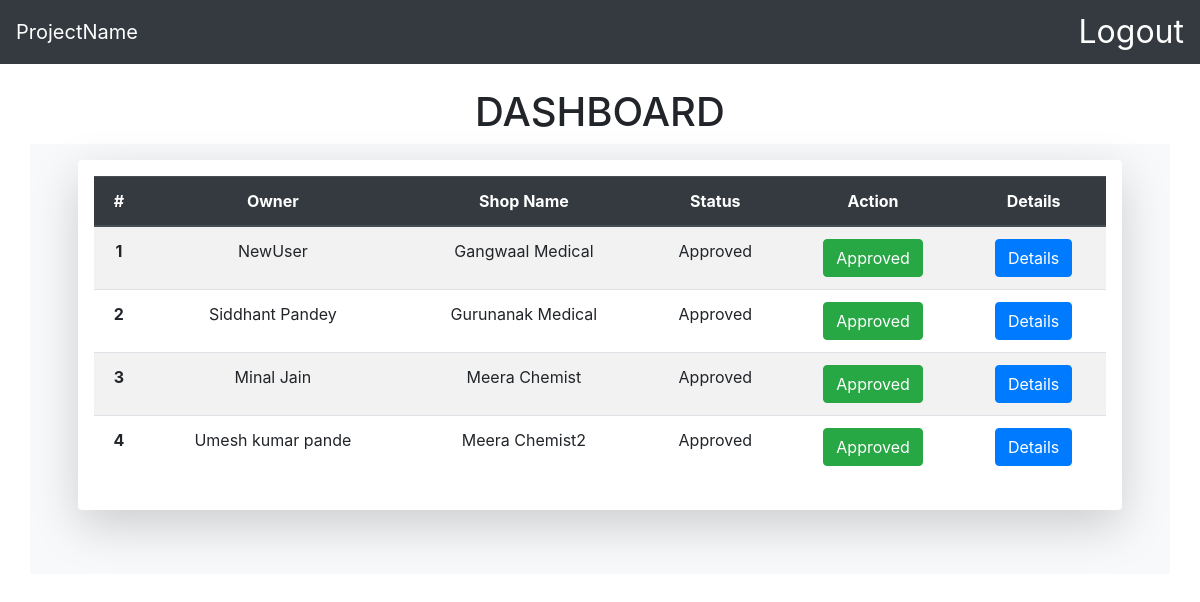
The app's page /sadmin/ (signed in) with its own data.
### startpage/models.py (models this page shows, shortened)
class RentVehichle(models.Model):
    username= models.ForeignKey(User,on_delete=models.CASCADE,null=True)
    ownername= models.CharField(max_length=200)
    shop_name=models.CharField(max_length=200)
    address=models.CharField(max_length=200,null=True)
    whatsapp_no=models.IntegerField(default=0)
    status=models.IntegerField(default=0)
    hdstatus=models.CharField(max_length=200,null=True)
    shop_registration = models.FileField(upload_to='vehichle registration',default='')
    shop_photo = models.ImageField(upload_to='vehichle images',default='')

### sadmin/views.py (the view)
# urls.py: path('',views.adminpage,name='adminhome'),
def adminpage(request):
    if not request.user.is_authenticated:
        return redirect('/login')
    else:
        if checkAdmin(request.user.id):
            return redirect('/login')
        m = RentVehichle.objects.all().order_by()[::-1]
        context = {'med':m}
        return render(request,'shome.html',context)

### sadmin/views.py (called while the page is built)
def checkAdmin(id):
    user = User.objects.get(id = id)
    muser = Muser.objects.get(muser = user)
    if muser.status == 1:
        return False
    else:
        return True

### sadmin/templates/shome.html (shortened to what this page needs)
<!doctype html>
<html lang="en">
  <head>
    <link rel="stylesheet" href="https://stackpath.bootstrapcdn.com/bootstrap/4.3.1/css/bootstrap.min.css">
  </head>
  <body>
    <nav class="navbar navbar-expand-lg navbar-light bg-dark justify-content-between"">
      <a class="navbar-brand" href="#" style="color:white;">ProjectName<br>
      </a>
      <a style="font-size: xx-large; color: white;"
    href="/logout"  >Logout</a>
    </nav>
  <br />
<div class="container px-lg-5">
  <center><h1>DASHBOARD</h1></center>
  <div class="row mx-lg-n5">
    <div class="col py-3 px-lg-5  bg-light">
      <div class="shadow-lg p-3 mb-5 bg-white rounded" style="text-align: center;">
        <div class="table-responsive">
    <table class="table table-striped">
        <thead class="thead-dark">
          <tr>
            <th scope="col">#</th>
            <th scope="col">Owner</th>
            <th scope="col">Shop Name</th>
            <th scope="col">Status</th>
            <th scope="col">Action</th>
            <th scope="col">Details</th>
          </tr>
        </thead>
        <tbody>
            {% for m in med %}
            {% if m.status == -1 %}
            <tr  >
              <th scope="row">{{forloop.counter}}</th>
              <td>{{m.ownername}}</td>
                  <td>{{m.shop_name}}</td>
                  <td>Rejected</td>
              <td><button type="button" onclick="window.location.href='{% url 'shopDetails' m.id %}'" class="btn btn-danger" >Rejected</button></td>
              <td><button type="button" class="btn btn-primary" data-toggle="modal" data-target="#example{{forloop.counter}}">Details</button></td>
            </tr>
            {% elif m.status == 1 %}
            <tr >
                <th scope="row">{{forloop.counter}}</th>
                <td>{{m.ownername}}</td>
                  <td>{{m.shop_name}}</td>
                  <td>Approved</td>
                  <td><button type="button" onclick="window.location.href='{% url 'shopDetails' m.id %}'" class="btn btn-success" >Approved</button></td>
                  <td><button type="button" class="btn btn-primary" data-toggle="modal" data-target="#example{{forloop.counter}}">Details</button></td>
              </tr>
            {% endif %}
            {% endfor %}
          </tbody>
        </table>
      </div>
        </div>
        </div>
      </div>
      </div>
    </body>
  </html>

### records on screen
RentVehichle: ownername "NewUser", shop_name "Gangwaal Medical"
RentVehichle: ownername "Siddhant Pandey", shop_name "Gurunanak Medical"
RentVehichle: ownername "Minal Jain", shop_name "Meera Chemist"
RentVehichle: ownername "Umesh kumar pande", shop_name "Meera Chemist2"
